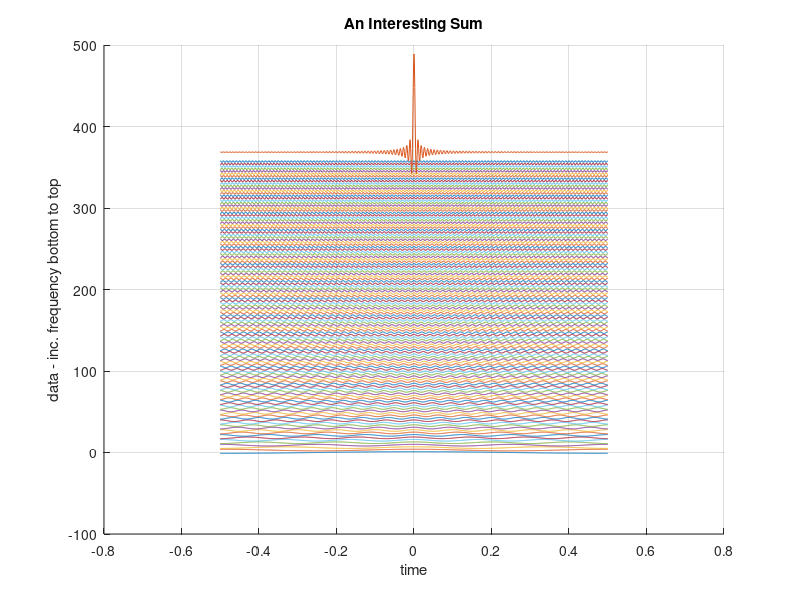
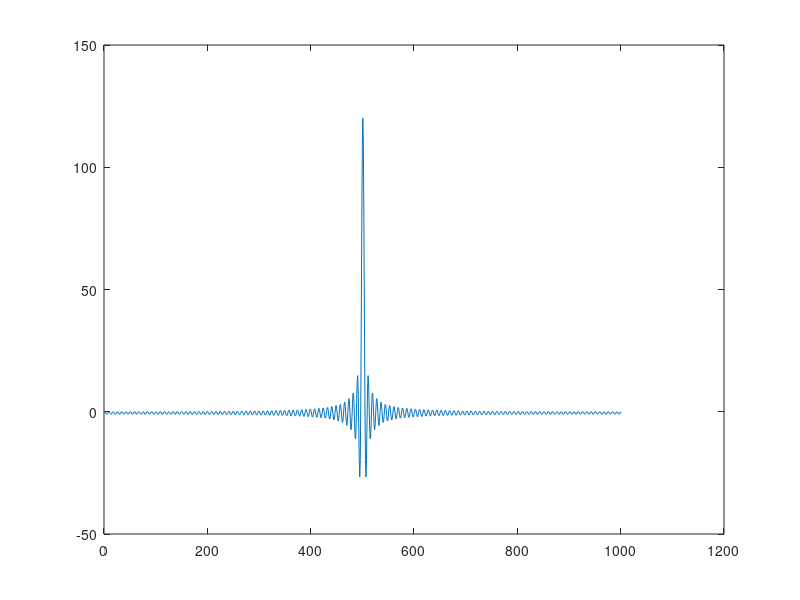

The MATLAB script that drew these images, in order:
%% Playing with phase


close all
clear

%% Initialization of Parameters

% set of frequencies to use
minFreq  = 1;
freqStep = 1;
maxFreq  = 120;
% interval to plot on
left      = -0.5;
right     =  0.5;
numPoints =  1001;
% offset between plots
verInc = 3;

%% Derived Quantities From Parameters

timeAxis = linspace(left,right,numPoints);
freqList = [minFreq:freqStep:maxFreq];
numFreq  = length(freqList);                % Note the "length" command

cosineData = zeros(numFreq,numPoints);      % space to store all cosine
                                            % data
                                                                                       
cosineSum = zeros(1,numPoints);             % space to store the sum of
                                            % all cosine data

%% CREATE A RANDOM SET OF PHASE SHIFTS??
disp('Do you want to create a set of random phase shifts?')
rps = input('type yes or no, lowercase in single quotes:     ');

if strcmp(rps,'yes')
    disp('random phase shifts from -0.5 to -.5 radians will be generated')
    randomPS = 1*rand(1,numFreq)-0.5; % random phase shifts -0.5 to 0.5
    disp('random phase shifts will be generated')
    
elseif strcmp(rps,'no')
    disp('no phase shifts selected')
    randomPS = zeros(1,numFreq);
else
    disp('choice must be "yes" or "no"')
    disp('defaulting to no phase shifts')
    randomPS = zeros(1,numFreq);
end                                            
                                            
%% Create the cosine data over the frequency set

currentRow = 0;                     
for cf = freqList
    currentRow = currentRow + 1;
    cosineData(currentRow,:) = cos(2*pi*cf*(timeAxis-randomPS(cf)));
end

cosineSum = sum(cosineData,1);          % the dimension of "1" is the 
                                        % default, so we could have written
                                        % sum(cosineData)

%% Plot the cosine data on one figure

figure(1)
hold on
for i = 1:numFreq
    verShift = verInc*(i-1);
    plot(timeAxis,cosineData(i,:) + verShift)
end

plot(timeAxis,cosineSum + verInc*(i+3));

% Pretty up the graph
grid on
xlabel('time')
ylabel('data - inc. frequency bottom to top')
title('An Interesting Sum')
hold off

%% Movie!!!! Fuck yeah!!!!!
figure()

% First lets get the first two waves and add them
sumForMovie = cosineData(1,:) + cosineData(2,:);
plot(sumForMovie)
pause(0.2)
for i = 3:1:numFreq
    sumForMovie = sumForMovie + cosineData(i,:);
    plot(sumForMovie)
    pause(0.2)
end








